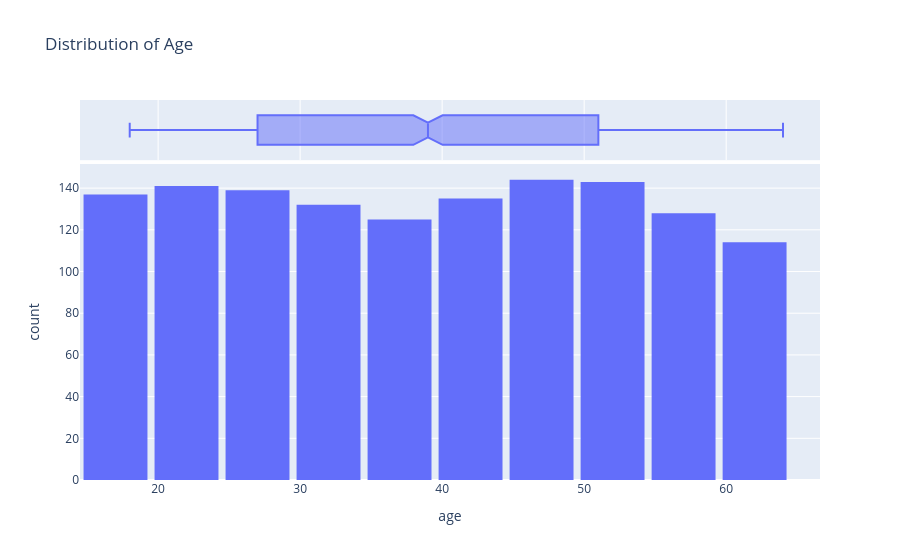

This figure's notebook cell:
### Code cell
# Plotting data
fig = px.histogram(data_frame=df, 
                   x='age', 
                   marginal='box', 
                   nbins=k, 
                   title='Distribution of Age')
fig.update_layout(bargap=0.1)
fig.show()

### Figure 1 — Plotly figure (JSON) as saved in the notebook; plotly's stock layout.template omitted (floating-point values rounded to 4 significant figures; data arrays with more than 128 entries replaced by an {"elided": "..."} marker saying what was removed)
{"data": [{"bingroup": "x", "hovertemplate": "age=%{x}<br>count=%{y}<extra></extra>", "legendgroup": "", "marker": {"color": "#636efa", "pattern": {"shape": ""}}, "name": "", "nbinsx": 11, "orientation": "v", "showlegend": false, "type": "histogram", "x": {"elided": "1338 int values"}, "xaxis": "x", "yaxis": "y"}, {"hovertemplate": "age=%{x}<extra></extra>", "legendgroup": "", "marker": {"color": "#636efa"}, "name": "", "notched": true, "showlegend": false, "type": "box", "x": {"elided": "1338 int values"}, "xaxis": "x2", "yaxis": "y2"}], "layout": {"bargap": 0.1, "barmode": "relative", "legend": {"tracegroupgap": 0}, "title": {"text": "Distribution of Age"}, "xaxis": {"anchor": "y", "domain": [0, 1], "title": {"text": "age"}}, "xaxis2": {"anchor": "y2", "domain": [0, 1], "matches": "x", "showgrid": true, "showticklabels": false}, "yaxis": {"anchor": "x", "domain": [0, 0.8316], "title": {"text": "count"}}, "yaxis2": {"anchor": "x2", "domain": [0.8416, 1], "matches": "y2", "showgrid": false, "showline": false, "showticklabels": false, "ticks": ""}}}
